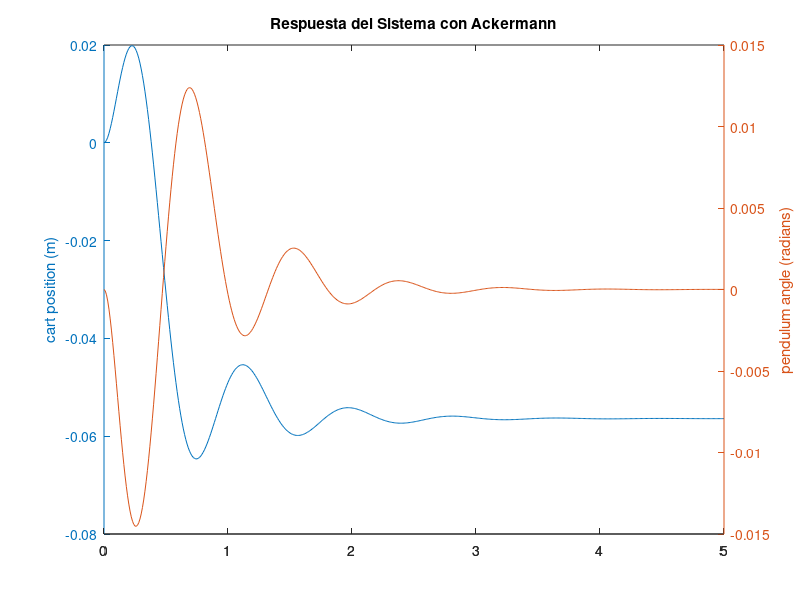

Here is the MATLAB script that generated this plot:
%% List of parameters
warning off
m_p= 0.31; % mass of pendulum (kg)
l_p=0.58; % pendulum length (m)
m_c=0.53; % cart mass (kg)
l_c=0.36; % base link length (m)
l_cw=0.075; % counter weight link length
m_cw= 0.31; % counter weight mass
b_c=0.025; % rotation damping associated with base link (N.m.sec)

%newtimevec = find(tout>=0.2,1):find(tout<=0.5,1,'last+1');


J=m_c*l_c^2 + m_cw*l_cw^2;
g=9.81; % gravity


%% Matrices

A=[0 1 0 0;
   0 -b_c/J -(m_p*g*l_c/J) 0;
   0 0 0 1;
   0 (l_c*b_c)/(l_p*J) (g/l_p)+(m_p*g*l_c^2)/(J*l_p) 0];

B=[ 0;
    1/J;
    0;
    -l_c/(l_p*J)];

%C=[1;0;0;0];
C=[1 0 0 0;
   0 0 1 0];
D=[0;
   0];

P=[-1.7+7.5i;-1.7-7.5i;-4.8;-3];

K=acker(A,B,P);

% t = 0:0.01:5;
% subplot(4,1,1)
% 
% plot(t,yout(:,1)*180/pi);grid on;
% xlabel('Time');ylabel('\alpha');
% 
% subplot(4,1,2)
% 
% plot(t,yout(:,2)*180/pi);grid on;
% xlabel('Time');ylabel('$\dot{\alpha}$','interpreter','latex');
% 
% subplot(4,1,3)
% 
% plot(t,yout(:,3)*180/pi);grid on;
% xlabel('Time');ylabel('\theta');
% 
% subplot(4,1,4)
% 
% plot(t,yout(:,4)*180/pi);grid on;
% xlabel('Time');ylabel('$\dot{\theta}$','interpreter','latex');

Ac = [(A-B*K)];
Bc = [B];
Cc = [C];
Dc = [D];

states = {'x' 'x_dot' 'phi' 'phi_dot'};
inputs = {'r'};
outputs = {'x'; 'phi'};

sys_cl = ss(Ac,Bc,Cc,Dc,'statename',states,'inputname',inputs,'outputname',outputs);

t = 0:0.01:5;
r =0.2*ones(size(t));
[y,t,x]=lsim(sys_cl,r,t);
[AX,H1,H2] = plotyy(t,y(:,1),t,y(:,2),'plot');
set(get(AX(1),'Ylabel'),'String','cart position (m)')
set(get(AX(2),'Ylabel'),'String','pendulum angle (radians)')
title('Respuesta del Sistema con Ackermann')
